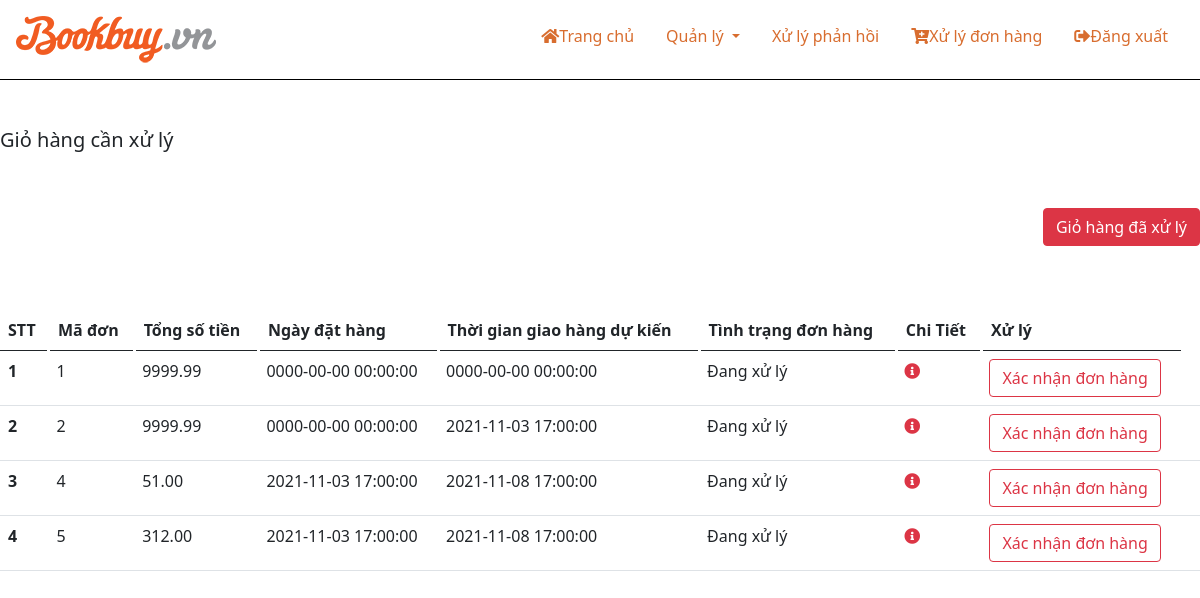
The page /admin/handle_cart.php (signed in) on the database its author committed.
### tables this page shows
CREATE TABLE `orders` (
  `orderid` int(10) NOT NULL,
  `userid` int(10) NOT NULL,
  `date` timestamp NOT NULL DEFAULT current_timestamp(),
  `date_ship` timestamp NOT NULL DEFAULT current_timestamp(),
  `ship_address` char(80) NOT NULL,
  `sdt` int(11) NOT NULL,
  `amount` decimal(6,2) DEFAULT 0.00,
  `order_status` varchar(255) NOT NULL
);

### admin/handle_cart.php (the view, shortened to what this page needs)
<?php
include('./header.php');
?>
<div class="col">
    <h5 class="mt-5">Giỏ hàng cần xử lý</h5>
    <div class="text-end">
        <p class="lead btn btn-danger mt-5 mb-3 "><a href="./cart_success.php" class="text-decoration-none text-white">Giỏ hàng đã xử lý</a></p>
    </div>
</div>
<div class="col mt-5">
    <form method="post">
        <table class="table">
            <thead>
                <tr>
                    <th scope="col">STT</th>
                    <th scope="col"> Mã đơn</th>
                    <th scope="col">Tổng số tiền</th>
                    <th scope="col">Ngày đặt hàng</th>
                    <th scope="col">Thời gian giao hàng dự kiến</th>
                    <th scope="col">Tình trạng đơn hàng</th>
                    <th scope="col">Chi Tiết</th>
                    <th scope="col">Xử lý</th>
                </tr>
            </thead>
            <tbody>
                <?php
                $sql = "SELECT * FROM orders WHERE  order_status = 'Đang xử lý'";
                $result = mysqli_query($conn, $sql);
                if (mysqli_num_rows($result) > 0) {
                    $i = 1;
                    while ($row = mysqli_fetch_assoc($result)) {
                ?>
                        <tr>
                            <th scope="row"><?php echo $i; ?> </th>
                            <td><?php echo $row['orderid']; ?> </td>
                            <td><?php echo $row['amount']; ?> </td>
                            <td><?php echo $row['date']; ?> </td>
                            <td><?php echo $row['date_ship']; ?> </td>
                            <td><?php echo $row['order_status']; ?> </td>
                            <td><a href="detail_cart.php?orderid=<?php echo $row['orderid'] ?>" class="text-decotion-none text-danger "><i class="fas fa-info-circle"></i></a></td>
                            <td><input type="submit" name="confirm" value="Xác nhận đơn hàng" class="btn btn-outline-danger"></td>
                            <td><input type="hidden" name="orderid" value="<?php echo $row['orderid'] ?>" </td>
                        </tr>
                <?php
                        $i++;
                    }
                }
                ?>
            </tbody>
        </table>
    </form>
</div>
<?php
include('footer.php');
?>

### admin/index.css (style rules this page uses)
* { padding: 0; margin: 0; box-sizing: border-box; text-decoration: none; }
:root { --color-main: #d86d2f; }
.table thead tr th { border-bottom: 1px solid #000; border-right: 3px solid rgba(0,0,0,0); }

### rows shown on the page
orders: orderid "1", amount "9999.99", date "0000-00-00 00:00:00", date_ship "0000-00-00 00:00:00", order_status "Đang xử lý"
orders: orderid "2", amount "9999.99", date "0000-00-00 00:00:00", date_ship "2021-11-03 17:00:00", order_status "Đang xử lý"
orders: orderid "4", amount "51.00", date "2021-11-03 17:00:00", date_ship "2021-11-08 17:00:00", order_status "Đang xử lý"
orders: orderid "5", amount "312.00", date "2021-11-03 17:00:00", date_ship "2021-11-08 17:00:00", order_status "Đang xử lý"
